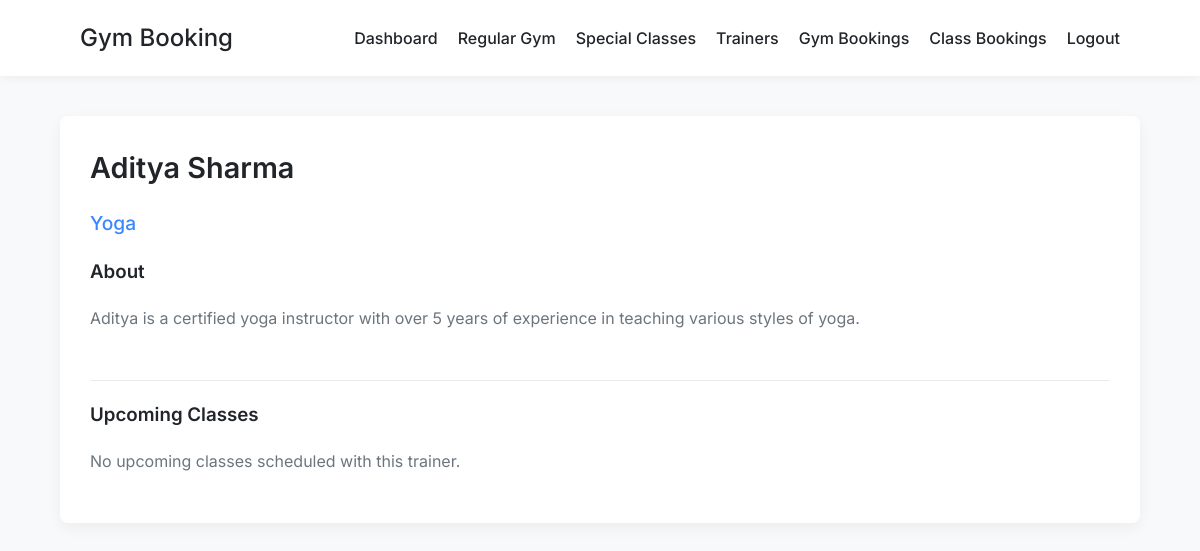
/trainers/1/ (signed in), run on the app's committed database.
### django-template/gym/models.py (models this page shows, shortened)
class Trainer(models.Model):
    name = models.CharField(max_length=100)
    specialization = models.CharField(max_length=100)
    bio = models.TextField(blank=True, null=True)
    image = models.ImageField(upload_to='trainer_images/', blank=True, null=True)

### django-template/gym/views.py (the view)
# urls.py: path('trainers/<int:trainer_id>/', views.trainer_detail_view, name='trainer_detail'),
@login_required
def trainer_detail_view(request, trainer_id):
    trainer = get_object_or_404(Trainer, id=trainer_id)
    today = timezone.now().date()
    upcoming_classes = SpecialClassSlot.objects.filter(trainer=trainer, date__gte=today)
    return render(request, 'gym/trainer_detail.html', {
        'trainer': trainer,
        'upcoming_classes': upcoming_classes
    })

### django-template/gym/templates/gym/trainer_detail.html (shortened to what this page needs)
{% extends 'gym/base.html' %}
{% block content %}
<div class="card">
    <div class="trainer-profile">
        <div class="trainer-info">
            <h2>{{ trainer.name }}</h2>
            <p class="trainer-detail-specialization">{{ trainer.specialization }}</p>
            {% if trainer.bio %}
            <div class="trainer-detail-bio">
                <h3>About</h3>
                <p>{{ trainer.bio }}</p>
            </div>
            {% endif %}
        </div>
    </div>
    <h3 class="upcoming-classes-title">Upcoming Classes</h3>
    {% if upcoming_classes %}
    <table>
        <thead>
            <tr>
                <th>Class</th>
                <th>Date</th>
                <th>Time</th>
                <th>Available Spots</th>
                <th>Action</th>
            </tr>
        </thead>
        <tbody>
            {% for class in upcoming_classes %}
            <tr>
                <td>{{ class.class_type.name }}</td>
                <td>{{ class.date|date:"D, j M Y" }}</td>
                <td>{{ class.start_time|time:"g:i A" }} - {{ class.end_time|time:"g:i A" }}</td>
                <td>{{ class.available }} / {{ class.capacity }}</td>
                <td>
                    {% if class.available > 0 %}
                    <form method="post" action="{% url 'book_special_class' %}">
                        {% csrf_token %}
                        <input type="hidden" name="class_slot_id" value="{{ class.id }}">
                        <button type="submit" class="btn">Book</button>
                    </form>
                    {% else %}
                    <span style="color: red;">Full</span>
                    {% endif %}
                </td>
            </tr>
            {% endfor %}
        </tbody>
    </table>
    {% else %}
    <p>No upcoming classes scheduled with this trainer.</p>
    {% endif %}
</div>
{% endblock %}

### django-template/gym/templates/gym/base.html (style rules this page uses)
:root { --primary: #3a86ff; --primary-dark: #2667cc; --secondary: #8338ec; --success: #06d6a0; --danger: #ef476f; --light: #f8f9fa; --dark: #212529; --gray: #6c757d; --gray-light: #e9ecef; --shadow: rgba(0, 0, 0, 0.05); --border-radius: 8px; --transition: all 0.3s ease; }
* { box-sizing: border-box; margin: 0; padding: 0; }
body { font-family: 'Inter', sans-serif; font-size: 16px; line-height: 1.5; color: var(--dark); background-color: var(--light); margin: 0; padding: 0; }
.card { background-color: white; border-radius: var(--border-radius); padding: 30px; margin-bottom: 30px; box-shadow: 0 5px 15px var(--shadow); transition: var(--transition); }
h1, h2, h3 { margin-bottom: 20px; font-weight: 600; color: var(--dark); }
h2 { font-size: 1.8rem; }
p { margin-bottom: 20px; color: var(--gray); }

### django-template/gym/templates/gym/trainer_detail.html (style rules this page uses)
.trainer-profile { display: flex; flex-wrap: wrap; gap: 30px; margin-bottom: 30px; }
.trainer-info { flex: 1; min-width: 300px; }
.trainer-detail-specialization { color: var(--primary); font-weight: 500; font-size: 1.2rem; margin-bottom: 20px; }
.trainer-detail-bio { margin-top: 20px; }
.upcoming-classes-title { margin-top: 30px; padding-top: 20px; border-top: 1px solid var(--gray-light); }

### data on the page
Trainer: name "Aditya Sharma", specialization "Yoga", bio "Aditya is a certified yoga instructor with over 5 years of experience in teaching various styles of yoga."
